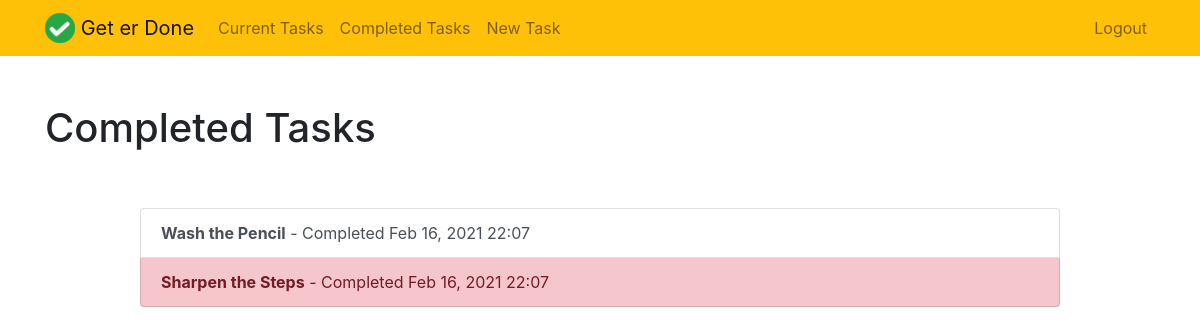
/completed/ (signed in), run on an earlier commit of the app's database.
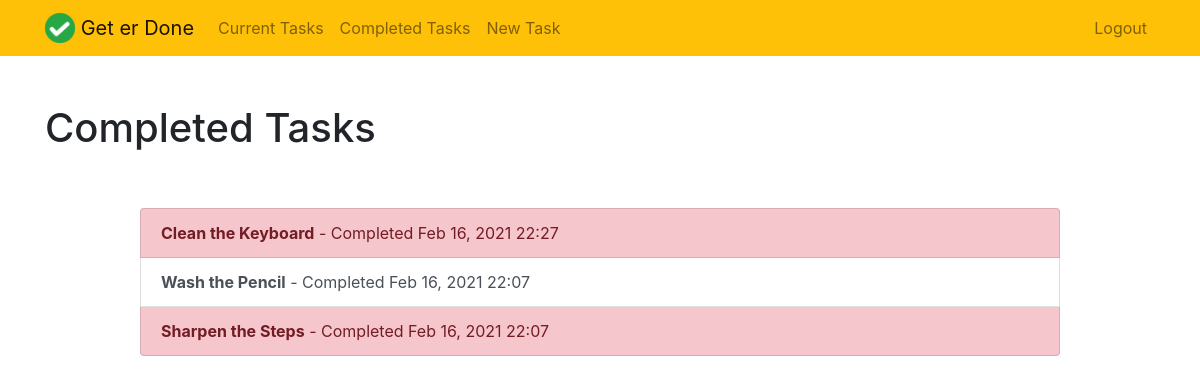
And on a later commit of the database.
### todo/models.py (models this page shows, shortened)
class Todo(models.Model):
    title = models.CharField(max_length=150)
    memo = models.TextField(max_length=500, blank=True)
    created = models.DateTimeField(auto_now_add=True)
    completed = models.DateTimeField(null=True, blank=True)
    important = models.BooleanField(default=False)
    user = models.ForeignKey(User, on_delete=models.CASCADE)

### todo/views.py (the view)
# urls.py: path('completed/', views.completedtodos, name='completedtodos'),
@login_required
def completedtodos(request):
    todos = Todo.objects.filter(user=request.user, completed__isnull=False).order_by('-completed')
    return render(request, 'todo/completedtodos.html', {'todos': todos})

### todo/templates/todo/completedtodos.html
{% extends 'todo/base.html' %}
{% block content %}
    <div class="row justify-container-center mt-5">
        <div class="col-md-10">
            <h1>Completed Tasks</h1>
        </div>
    </div>
    <div class="row justify-content-center mt-5">
        <div class="col-md-10">
            <div class="list-group">
                {% for todo in todos %}
                    <a href="{% url 'viewtodo' todo.id %}" class="
                        list-group-item
                        list-group-item-action
                        {% if todo.important %} list-group-item-danger{% endif %}
                    ">
                        <b>{{ todo.title }}</b> - Completed
                        {{ todo.completed|date:'M j, Y H:i' }}
                    </a>
                {% endfor %}
            </div>
        </div>
    </div>
{% endblock content %}

What changed in the data, as far as the page shows it:
now on this page (row edited): Todo: title "Clean the Keyboard", completed "Feb 16, 2021 22:27"
